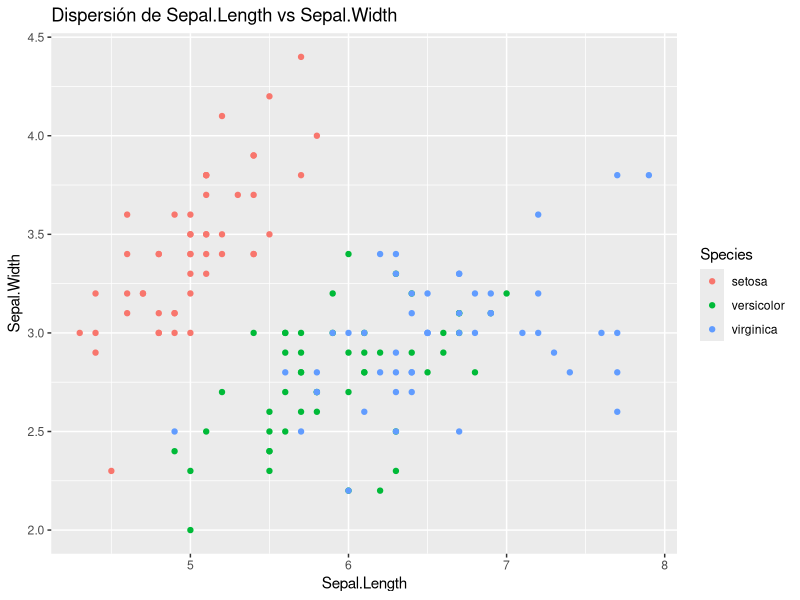
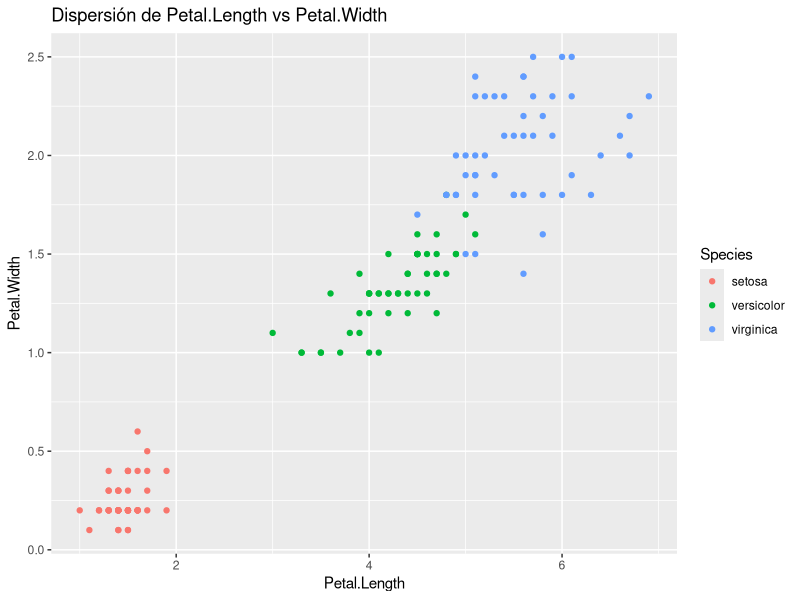
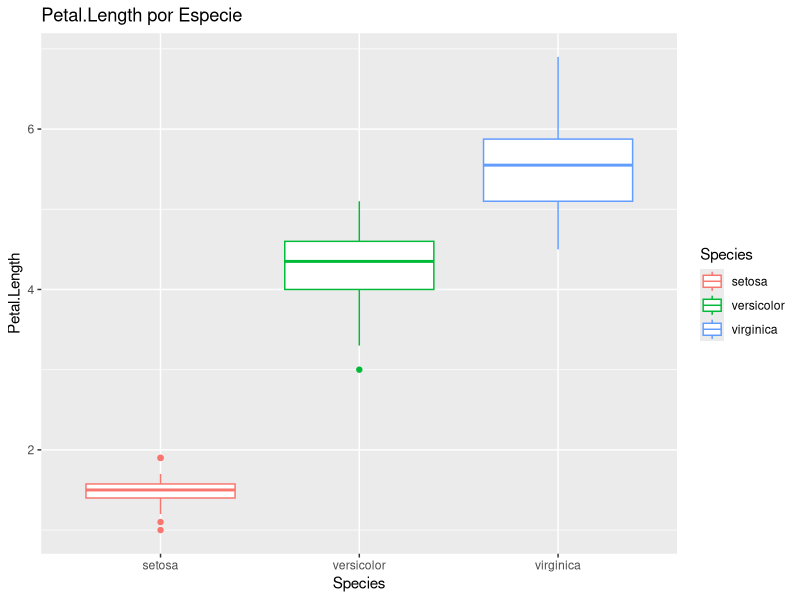
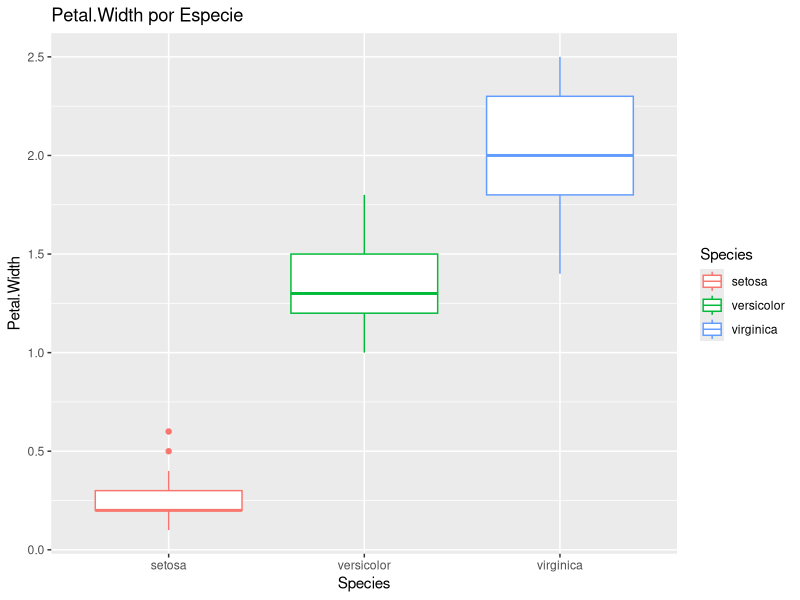
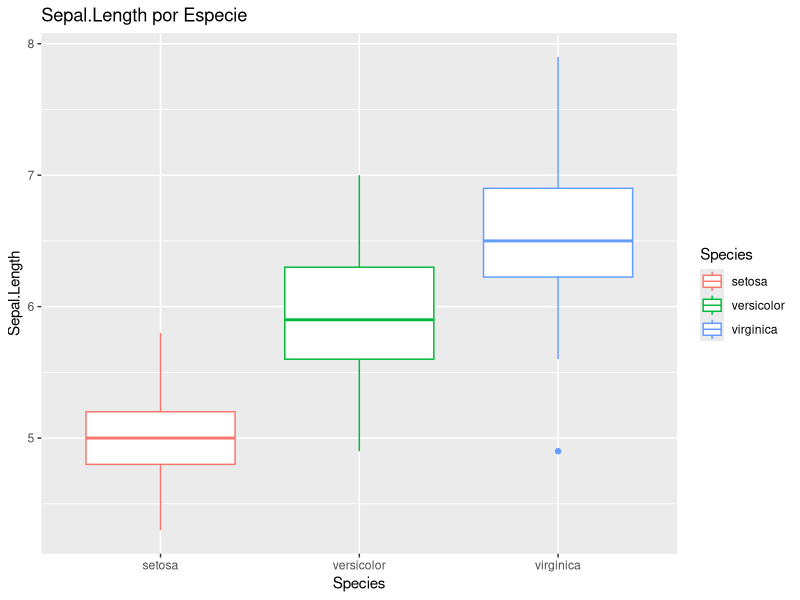
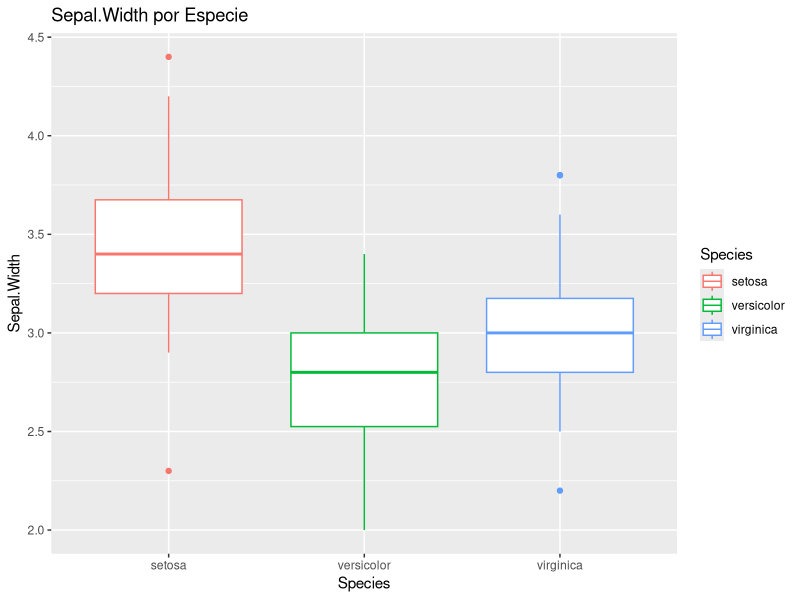

These figures' R source, in order:
## ---- chunk 1
# Trabajaremos con la data iris
data(iris)
str(iris) # Con este comando conoceremos la estructura de nuestra data
## ---- chunk 2
summary(iris)
## ---- chunk 3
library(ggplot2)
# Gráfico de dispersión de Sepal.Length vs Sepal.Width
ggplot(iris, aes(x = Sepal.Length, y = Sepal.Width, color = Species)) +
geom_point() +
labs(title = "Dispersión de Sepal.Length vs Sepal.Width")

# Gráfico de dispersión de Petal.Length vs Petal.Width
ggplot(iris, aes(x = Petal.Length, y = Petal.Width, color = Species)) +
geom_point() +
labs(title = "Dispersión de Petal.Length vs Petal.Width")

# Boxplot de Petal.Length por especie
ggplot(iris, aes(x = Species, y = Petal.Length, color = Species)) +
geom_boxplot() +
labs(title = "Petal.Length por Especie")

# Boxplot de Petal.Width por especie
ggplot(iris, aes(x = Species, y = Petal.Width, color = Species)) +
geom_boxplot() +
labs(title = "Petal.Width por Especie")

# Boxplot de Sepal.Length por especie
ggplot(iris, aes(x = Species, y = Sepal.Length, color = Species)) +
geom_boxplot() +
labs(title = "Sepal.Length por Especie")

# Boxplot de Sepal.Width por especie
ggplot(iris, aes(x = Species, y = Sepal.Width, color = Species)) +
geom_boxplot() +
labs(title = "Sepal.Width por Especie")
